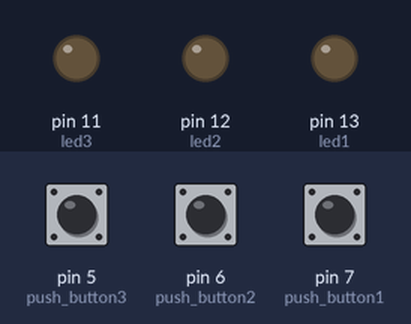
The sketch below on a simulated Arduino Uno, built with avr-gcc and run on an emulated ATmega328P. Parts: output pins drawn as LEDs (lit = HIGH). The inputs (shaded band) are chosen by the test bench; at power-on: pin 5 (push_button3) HIGH, pin 6 (push_button2) HIGH, pin 7 (push_button1) HIGH.

Above: at 1.2 s.
1.3 s: pin 5 (push_button3) pulled LOW for 0.15 s
At 1.37 s:
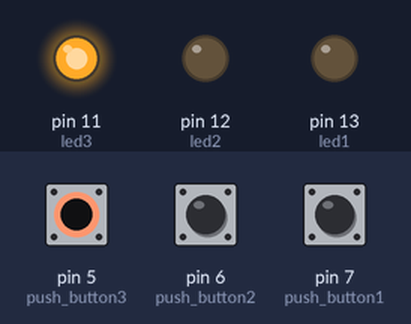
2.9 s: pin 6 (push_button2) pulled LOW for 0.15 s
At 2.97 s:
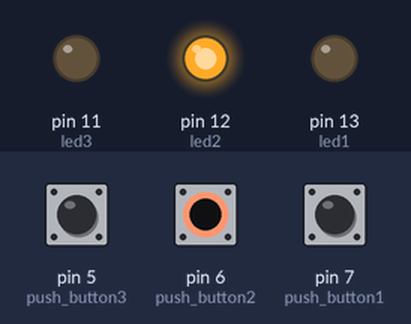
4.5 s: pin 7 (push_button1) pulled LOW for 0.15 s
At 4.57 s:
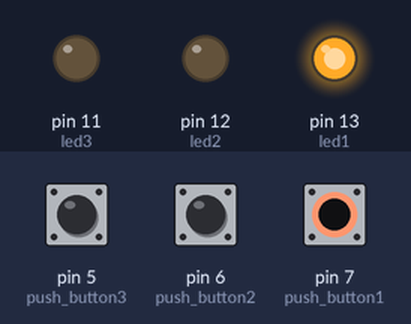
6.1 s: pin 7 (push_button1) pulled LOW for 3.2 s
At 10.3 s:
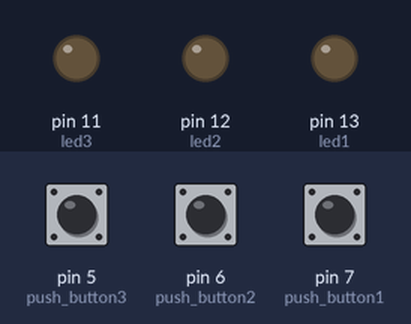
10.8 s: pin 5 (push_button3) pulled LOW for 3.2 s
At 11.5 s:
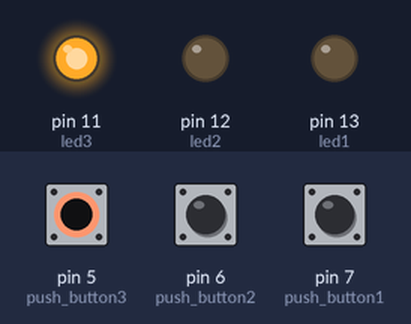
Timing chart, 0 to 15.5 s (numbered marks = the images above; inputs shaded):
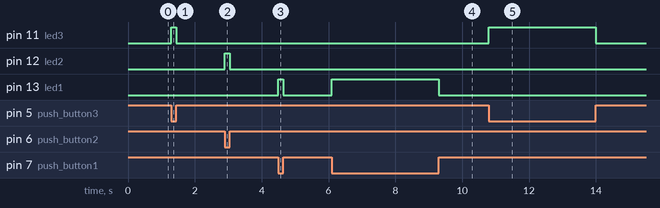

The sketch:

LED_PUSH_CONTROL_BUTTON3.ino
```cpp
#define ACTIVATED LOW

int led1 = 13;
int led2 = 12;
int led3 = 11;
int push_button1 = 7;
int push_button2 = 6;
int push_button3 = 5;

void setup() {
  // put your setup code here, to run once:
  Serial.begin(9600);
  pinMode(led1, OUTPUT);
  pinMode(led2, OUTPUT);
  pinMode(led3, OUTPUT);
  pinMode(push_button1, INPUT);
  pinMode(push_button2, INPUT);
  pinMode(push_button3, INPUT);
  digitalWrite(push_button1,HIGH);
  digitalWrite(push_button2,HIGH);
  digitalWrite(push_button3,HIGH);

}

int buttonState1;
int buttonState2;
int buttonState3;

void loop() {
  // put your main code here, to run repeatedly:
  buttonState1 = digitalRead(push_button1);
  buttonState2 = digitalRead(push_button2);
  buttonState3 = digitalRead(push_button3);

  if(buttonState1 == ACTIVATED){
    digitalWrite(led1,HIGH);
  }
  else if(buttonState2 == ACTIVATED ){
     digitalWrite(led2,HIGH);
  }
  else if(buttonState3 == ACTIVATED){
     digitalWrite(led3,HIGH);
  }

  else{
    digitalWrite(led1,LOW);
    digitalWrite(led2,LOW);
    digitalWrite(led3,LOW);
  }

}
```

Measured:
- after the input at 1.3 s, pin 11 (led3): LOW → HIGH at once, → LOW 0.15 s later
- after the input at 2.9 s, pin 12 (led2): LOW → HIGH at once, → LOW 0.15 s later
- after the input at 4.5 s, pin 13 (led1): LOW → HIGH at once, → LOW 0.15 s later
- after the input at 6.1 s, pin 13 (led1): LOW → HIGH at once, → LOW 3.2 s later
- after the input at 10.8 s, pin 11 (led3): LOW → HIGH at once, → LOW 3.2 s later
